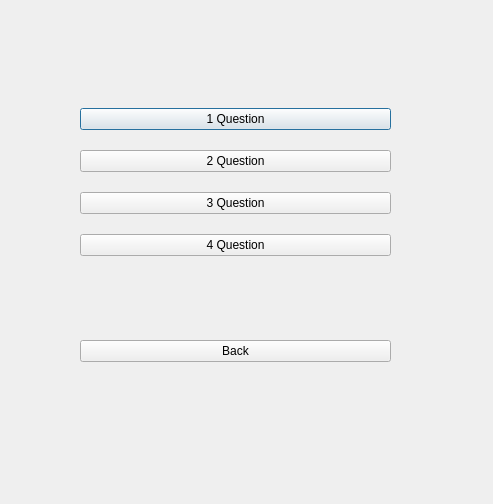
<?xml version="1.0" encoding="UTF-8"?>
<ui version="4.0">
 <class>Lesson_4</class>
 <widget class="QDialog" name="Lesson_4">
  <property name="geometry">
   <rect>
    <x>0</x>
    <y>0</y>
    <width>493</width>
    <height>504</height>
   </rect>
  </property>
  <property name="windowTitle">
   <string>Dialog</string>
  </property>
  <widget class="QWidget" name="verticalLayoutWidget">
   <property name="geometry">
    <rect>
     <x>80</x>
     <y>30</y>
     <width>311</width>
     <height>411</height>
    </rect>
   </property>
   <layout class="QVBoxLayout" name="verticalLayout">
    <item>
     <layout class="QVBoxLayout" name="verticalLayout_2">
      <property name="spacing">
       <number>20</number>
      </property>
      <property name="sizeConstraint">
       <enum>QLayout::SetDefaultConstraint</enum>
      </property>
      <property name="leftMargin">
       <number>0</number>
      </property>
      <item>
       <widget class="QPushButton" name="Open_1_Question">
        <property name="text">
         <string>1 Question</string>
        </property>
       </widget>
      </item>
      <item>
       <widget class="QPushButton" name="Open_2_Question">
        <property name="text">
         <string>2 Question</string>
        </property>
       </widget>
      </item>
      <item>
       <widget class="QPushButton" name="Open_3_Question">
        <property name="text">
         <string>3 Question</string>
        </property>
       </widget>
      </item>
      <item>
       <widget class="QPushButton" name="Open_4_Question">
        <property name="text">
         <string>4 Question</string>
        </property>
       </widget>
      </item>
     </layout>
    </item>
    <item>
     <widget class="QPushButton" name="pushButton">
      <property name="text">
       <string>Back</string>
      </property>
     </widget>
    </item>
   </layout>
  </widget>
 </widget>
 <resources/>
 <connections/>
</ui>
